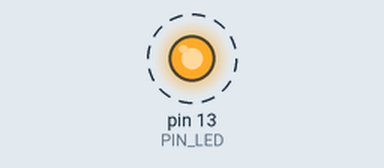
This sketch was run on a simulated Arduino Uno, built with avr-gcc and run on an emulated ATmega328P. Shown: output pins drawn as LEDs (lit = HIGH). Dashed ring = blinking.

Above: at 0.5 s.
Timing chart, 0 to 4.6 s (numbered marks = the images above):
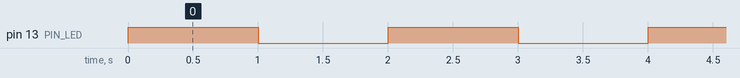

The sketch:

led_blink.ino
```cpp
#define PIN_LED 13
#define BLINK_DELAY 1000


void setup()
{
    pinMode(PIN_LED, OUTPUT);
}

void loop()
{
    digitalWrite(PIN_LED, HIGH);
    delay(BLINK_DELAY);
    digitalWrite(PIN_LED, LOW);
    delay(BLINK_DELAY);
}
```

Measured:
- by itself, pin 13 (PIN_LED): alternates HIGH for 1.0 s and LOW for 1.0 s
